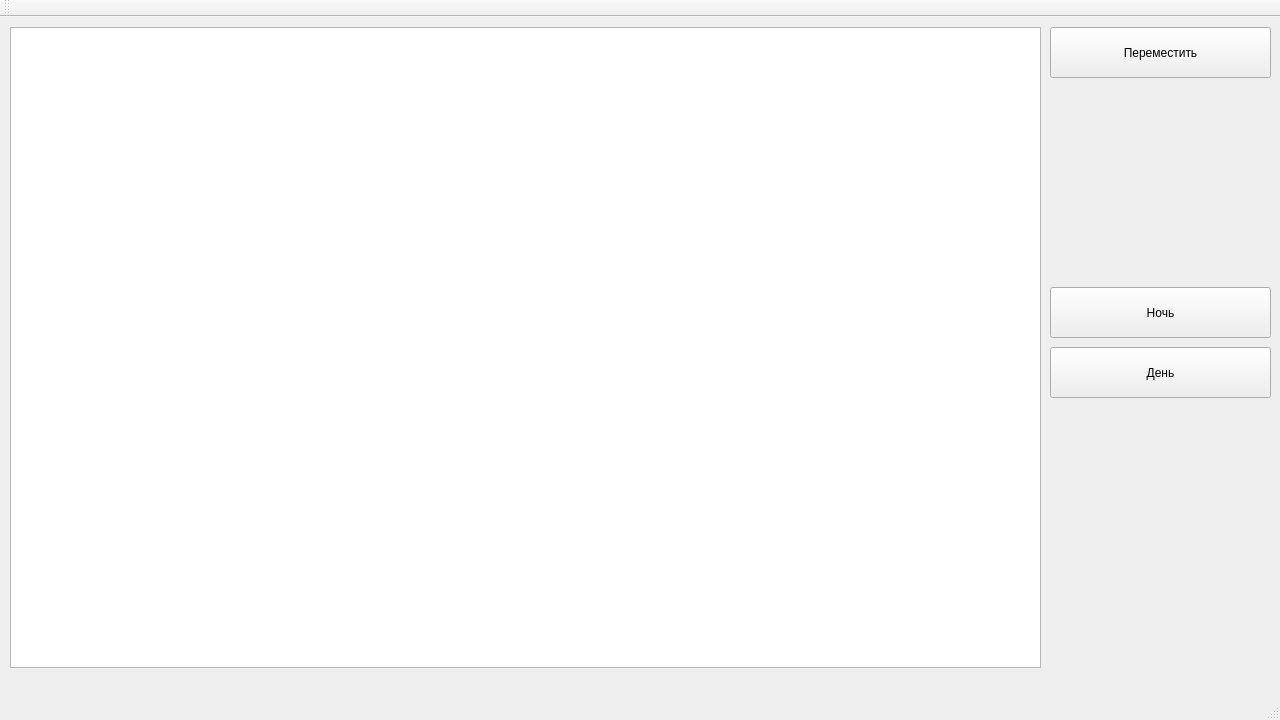
<?xml version="1.0" encoding="UTF-8"?>
<ui version="4.0">
 <class>MainWindow</class>
 <widget class="QMainWindow" name="MainWindow">
  <property name="geometry">
   <rect>
    <x>0</x>
    <y>0</y>
    <width>1280</width>
    <height>720</height>
   </rect>
  </property>
  <property name="sizePolicy">
   <sizepolicy hsizetype="Preferred" vsizetype="Preferred">
    <horstretch>0</horstretch>
    <verstretch>0</verstretch>
   </sizepolicy>
  </property>
  <property name="minimumSize">
   <size>
    <width>1280</width>
    <height>720</height>
   </size>
  </property>
  <property name="maximumSize">
   <size>
    <width>1280</width>
    <height>720</height>
   </size>
  </property>
  <property name="windowTitle">
   <string>Rain Simulator 3D</string>
  </property>
  <widget class="QWidget" name="centralwidget">
   <widget class="QGraphicsView" name="graphicsView">
    <property name="geometry">
     <rect>
      <x>10</x>
      <y>10</y>
      <width>1031</width>
      <height>641</height>
     </rect>
    </property>
   </widget>
   <widget class="QPushButton" name="pushButton">
    <property name="geometry">
     <rect>
      <x>1050</x>
      <y>10</y>
      <width>221</width>
      <height>51</height>
     </rect>
    </property>
    <property name="text">
     <string>Переместить</string>
    </property>
   </widget>
   <widget class="QPushButton" name="pushButton_2">
    <property name="geometry">
     <rect>
      <x>1050</x>
      <y>330</y>
      <width>221</width>
      <height>51</height>
     </rect>
    </property>
    <property name="text">
     <string>День</string>
    </property>
   </widget>
   <widget class="QPushButton" name="pushButton_3">
    <property name="geometry">
     <rect>
      <x>1050</x>
      <y>270</y>
      <width>221</width>
      <height>51</height>
     </rect>
    </property>
    <property name="text">
     <string>Ночь</string>
    </property>
   </widget>
  </widget>
  <widget class="QMenuBar" name="menubar">
   <property name="geometry">
    <rect>
     <x>0</x>
     <y>0</y>
     <width>1280</width>
     <height>21</height>
    </rect>
   </property>
  </widget>
  <widget class="QStatusBar" name="statusbar"/>
  <widget class="QToolBar" name="toolBar">
   <property name="windowTitle">
    <string>toolBar</string>
   </property>
   <attribute name="toolBarArea">
    <enum>TopToolBarArea</enum>
   </attribute>
   <attribute name="toolBarBreak">
    <bool>false</bool>
   </attribute>
  </widget>
 </widget>
 <resources/>
 <connections/>
</ui>
